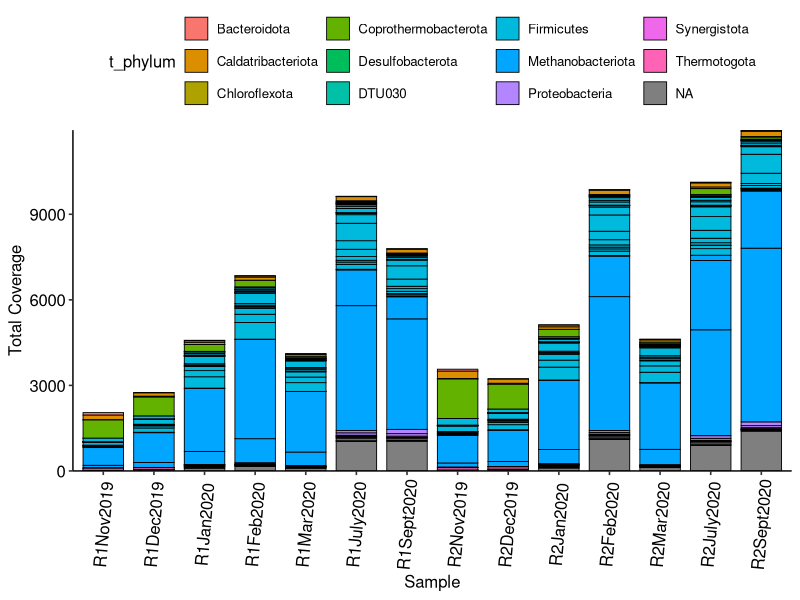
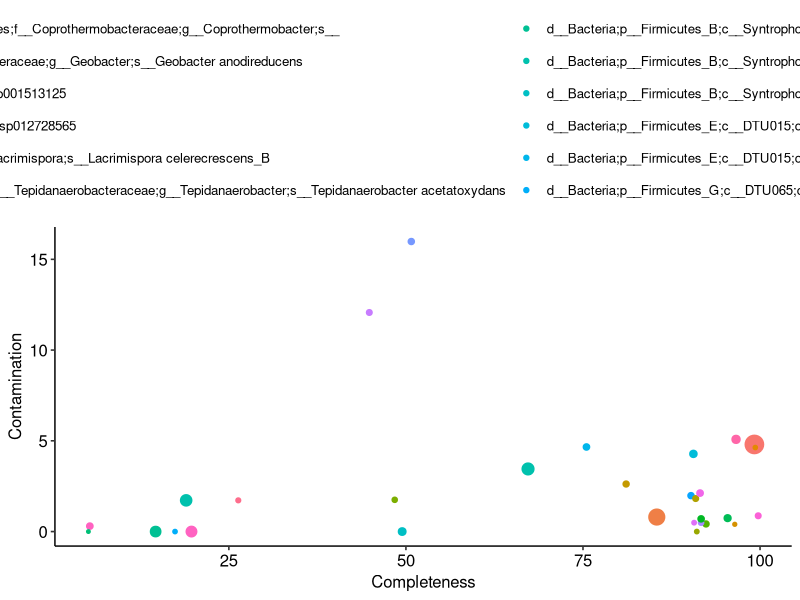
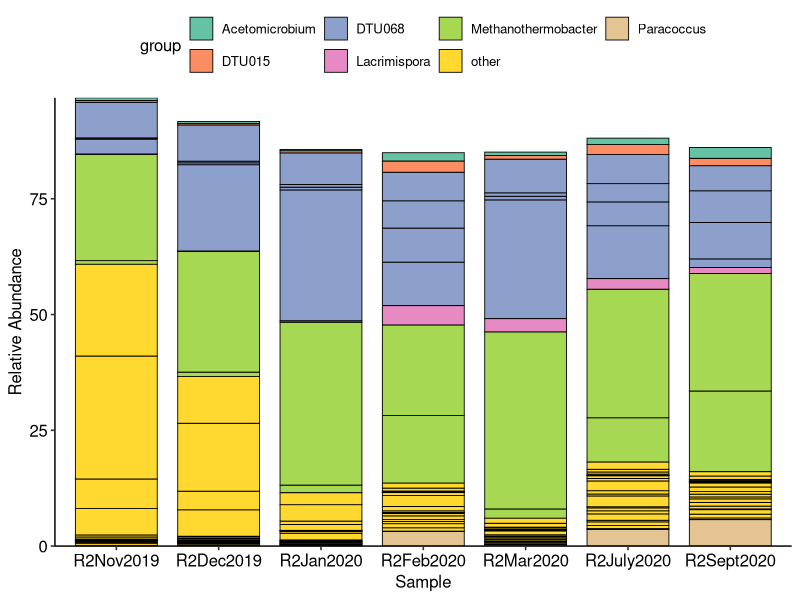
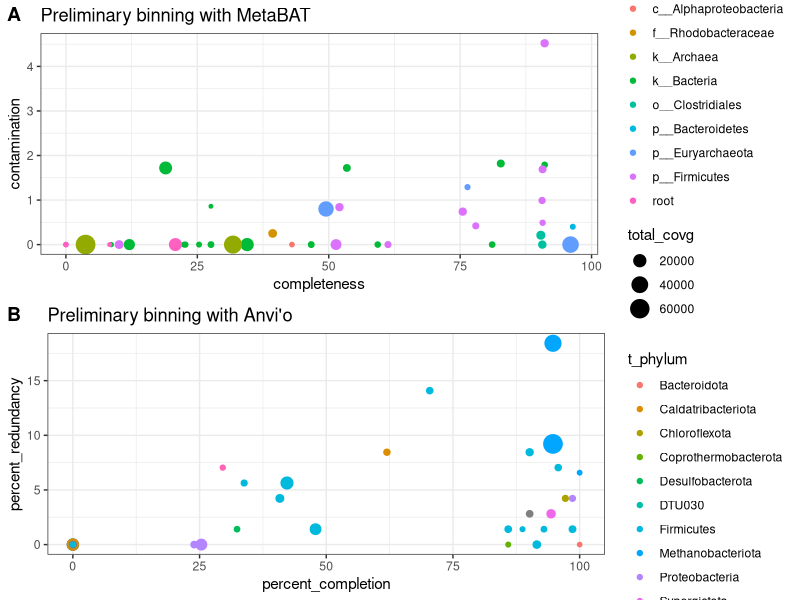
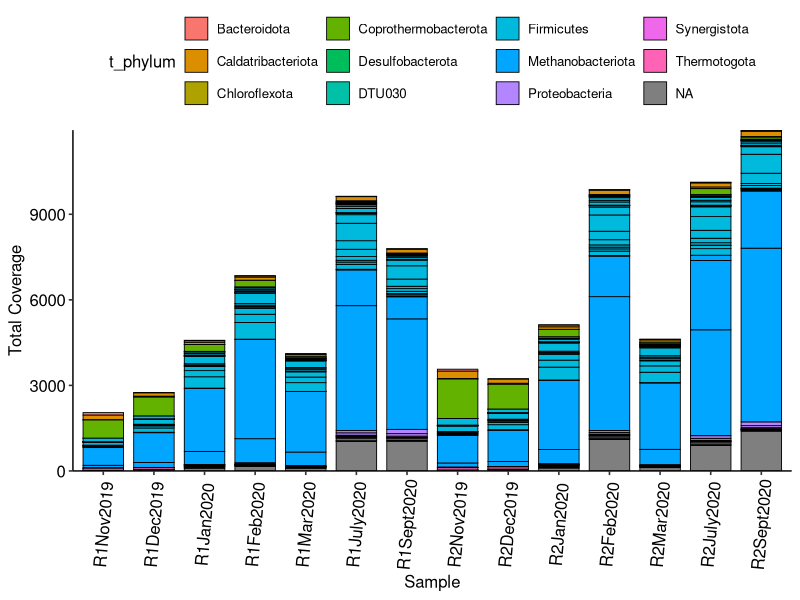
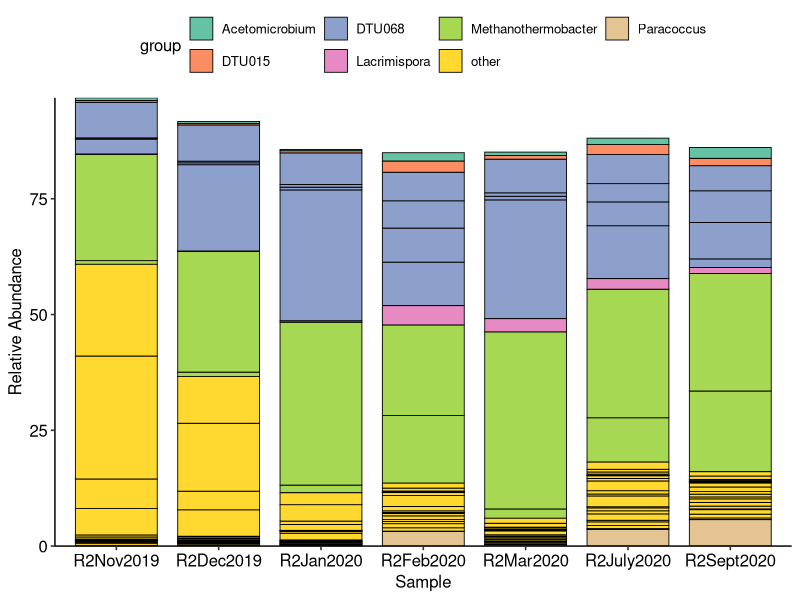

Here is the R script that generated these plots, in order:
library(tidyverse)
library(ggpubr)
library(stringr)
library(viridis)

#######################################
# Preliminary binning stats and coverage 
#######################################

# depth file of contigs
depth_file <- read_tsv("results/preliminary_binning/r2-nanopore-assembly-v1-depth.txt")

# preliminary metabat bins 
bins_contigs_file <- read_tsv("results/preliminary_binning/scaffolds-to-bins.tsv", col_names = FALSE)
colnames(bins_contigs_file) <- c("genomeName", "contigName")

checkm_results <- read_tsv("results/preliminary_binning/all-bins-checkm-parsed.tsv", col_names=FALSE)
colnames(checkm_results) <- c("genomeName", "lineage", "completeness", "contamination", "heterogeneity")

bins_depth_table <- left_join(bins_contigs_file, depth_file)

avg_depth <- bins_depth_table %>% 
  select(genomeName, contigName, contigLen, R2Sept2020.sorted.bam) %>% 
  group_by(genomeName) %>% 
  summarise(totalLen = sum(contigLen), total_covg = sum(R2Sept2020.sorted.bam), rel_abundance = mean(R2Sept2020.sorted.bam)) %>%
  arrange(desc(totalLen))

avg_depth_info <- left_join(checkm_results, avg_depth)

metabat_bins_plot <- avg_depth_info %>% ggplot(aes(x=completeness, y=contamination)) + 
  geom_point(aes(size=total_covg, color=lineage)) +
  theme_bw() + 
  ggtitle("Preliminary binning with MetaBAT")

#######################################
# Preliminary binning stats and coverage from anvi'o binning
#######################################

anvio_bins_stats <- read_tsv("results/preliminary_binning/anvio_binning/bins_summary.txt")
anvio_bins_scaffolds <- read_tsv("results/anvio_binning/all-scaffolds.tsv", col_names = FALSE)
colnames(anvio_bins_scaffolds) <- c("bins", "contigName")
anvio_bins_scaffolds$bins <- gsub("-contigs", "", anvio_bins_scaffolds$bins)

anvio_bins_depth <- left_join(anvio_bins_scaffolds, depth_file)

anvio_sample_depth <- anvio_bins_depth %>% 
  select(bins, contigName, contigLen, R2Sept2020.sorted.bam) %>% 
  drop_na() %>% 
  group_by(bins) %>% 
  summarise(totalLen = sum(contigLen), total_covg = sum(R2Sept2020.sorted.bam), rel_abundance = mean(R2Sept2020.sorted.bam)) %>% 
  arrange(desc(totalLen))

anvio_depth_info <- left_join(anvio_bins_stats, anvio_sample_depth)

anvio_bins_plot <- anvio_depth_info %>% 
  ggplot(aes(x=percent_completion, y=percent_redundancy)) + 
  geom_point(aes(size=total_covg, color=t_phylum)) +
  theme_bw() + 
  ggtitle("Preliminary binning with Anvi'o")

prelim_bins_qual <- ggarrange(metabat_bins_plot, anvio_bins_plot, ncol=1, labels=c("A", "B"))

ggsave("figures/preliminary-bins-qual-comps.png", prelim_bins_qual, width=20, height=25, units=c("cm"))

anvio_all_sample_depths <- anvio_bins_depth %>% 
  select(bins, ends_with("sorted.bam")) %>% 
  group_by(bins) %>% 
  summarise(across(where(is.numeric), mean)) %>% 
  pivot_longer(!bins, names_to="sample", values_to="covg") %>% 
  mutate(sample = gsub(".sorted.bam", "", sample))

anvio_all_samples_depths_info <- left_join(anvio_bins_stats, anvio_all_sample_depths)

anvio_all_samples_depths_info$sample <- factor(anvio_all_samples_depths_info$sample, levels=c("R1Nov2019", "R1Dec2019", "R1Jan2020", "R1Feb2020", "R1Mar2020", "R1July2020", "R1Sept2020", "R2Nov2019", "R2Dec2019", "R2Jan2020", "R2Feb2020", "R2Mar2020", "R2July2020", "R2Sept2020"))

anvio_bins_all_samples_depth_plot <- anvio_all_samples_depths_info %>% 
  ggplot(aes(x=as_factor(sample), y=covg, fill=t_phylum)) +
  geom_bar(stat="identity", color="black", size=0.3, width=0.8) +
  theme_pubr() +
  scale_y_continuous(expand=c(0,0)) + 
  theme(axis.text.x = element_text(angle = 85, vjust=0.5, hjust=0.5)) +
  xlab("Sample") + ylab("Total Coverage")

anvio_bins_all_samples_depth_plot
ggsave("figures/anvio-prelim-bins-all-samples-depth.png", anvio_bins_all_samples_depth_plot, width=20, height=15, units=c("cm"))

# Preliminary anvio bins check w/ checkM stats and GTDB classification
# Anvio bins from unpolished Nanopore assembly 

checkm_stats <- read_tsv("results/anvio_binning/checkm_stats.tsv")
gtdb_stats <- read_tsv("results/anvio_binning/all_classf_results.tsv")
colnames(gtdb_stats)[1] <- c("Bin")

saob_anvio_table <- left_join(gtdb_stats, checkm_stats)

saob_bins_modf <- saob_anvio_table %>% 
  mutate(bins = gsub("-contigs", "", Bin)) %>% 
  select(bins, classification, Completeness, Contamination, Size, Contigs, GC)

saob_bins_covg_table <- left_join(saob_bins_modf, anvio_sample_depth)

saob_bins_covg_table %>% 
  ggplot(aes(x=Completeness, y=Contamination)) + geom_point(aes(size=total_covg, color=classification)) + theme_pubr()


# Relative abundance for all R2 samples 

total_r2_covg <- anvio_bins_depth %>% 
  select(bins, R2Dec2019.sorted.bam, R2Feb2020.sorted.bam, R2Jan2020.sorted.bam, R2July2020.sorted.bam, R2Mar2020.sorted.bam, R2Nov2019.sorted.bam, R2Sept2020.sorted.bam) %>% 
  mutate_if(is.double, as.integer) %>% 
  pivot_longer(!bins, names_to="sample", values_to="covg") %>% 
  group_by(sample) %>% 
  drop_na() %>% 
  summarise(total = sum(covg))

r2_relative_abundance <- anvio_bins_depth %>% 
  select(bins, R2Dec2019.sorted.bam, R2Feb2020.sorted.bam, R2Jan2020.sorted.bam, R2July2020.sorted.bam, R2Mar2020.sorted.bam, R2Nov2019.sorted.bam, R2Sept2020.sorted.bam) %>% 
  drop_na() %>% 
  mutate_if(is.double, as.integer) %>% 
  group_by(bins) %>% 
  summarise(across(where(is.numeric), sum)) %>% 
  pivot_longer(!bins, names_to="sample", values_to="covg") %>% 
  left_join(total_r2_covg) %>% 
  group_by(bins, sample) %>% 
  mutate(rel_abundance = (covg / total) * 100)

write.csv(r2_relative_abundance, "results/anvio_binning/r2_relative_abundance_anvio_bins.csv", quote = FALSE, row.names = FALSE)

anvio_prelim_bins_table <- r2_relative_abundance %>%
  select(bins, sample, rel_abundance) %>% 
  pivot_wider(names_from=sample, values_from = rel_abundance) %>% 
  left_join(saob_bins_modf) %>% 
  drop_na()

write.csv(anvio_prelim_bins_table, "results/anvio_binning/anvio_bins_prelim_info.csv", quote = FALSE, row.names = FALSE)

saob_bins_groups <- read.csv("results/anvio_binning/anvio_bins_prelim_info_groups.csv")
r2_abund_table <- left_join(r2_relative_abundance, saob_bins_groups) %>% 
  drop_na() %>% 
  mutate(sample = gsub(".sorted.bam", "", sample)) %>% 
  mutate(phylum = gsub(";c__.*", "", classification)) %>% 
  mutate(phylum = gsub("d__Bacteria;", "", phylum)) %>% 
  mutate(phylum = gsub("d__Archaea;", "", phylum)) %>% 
  mutate(phylum = str_extract(phylum, "[^_]*_[^_]*_[^_]*"))
  
r2_abund_table$sample <- factor(r2_abund_table$sample, levels=c("R2Nov2019", "R2Dec2019", "R2Jan2020", "R2Feb2020", "R2Mar2020", "R2July2020", "R2Sept2020"))

r2_relative_abundance_plot <- r2_abund_table %>% 
  ggplot(aes(x=as_factor(sample), y=rel_abundance, fill=group)) +
  geom_bar(stat="identity", color="black", size=0.3, width=0.8) +
  theme_pubr() +
  scale_y_continuous(expand=c(0,0)) +
  scale_fill_brewer(palette="Set2") +
  xlab("Sample") + ylab("Relative Abundance")
r2_relative_abundance_plot

ggsave("figures/r2_relative_abundance_anvio_bins.png", r2_relative_abundance_plot, width=30, height=20, units=c("cm"))
